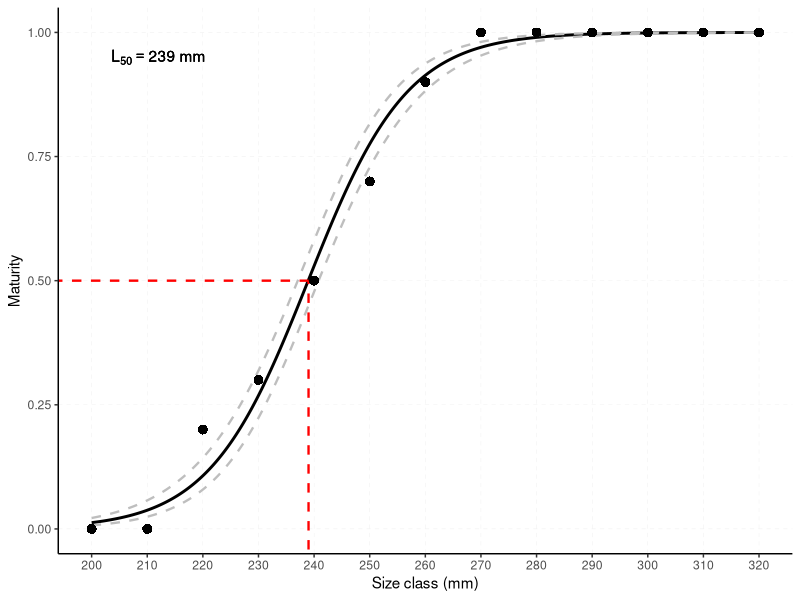
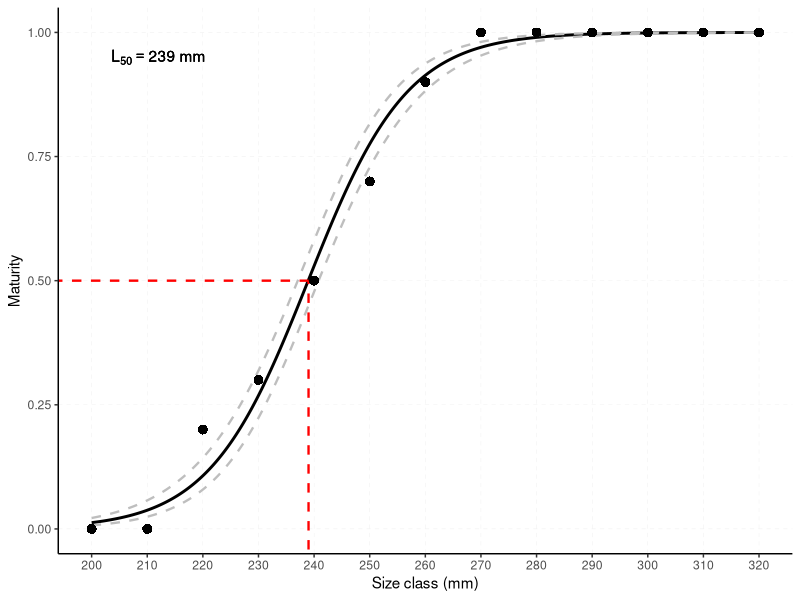

These figures' R source, in order:
## Size at maturity ##
## by Lucas Rodrigues 31/03/23 ##

# libraries
library(readxl)
library(car)
library(ggplot2)
library(emmeans)
library(dplyr)

# insert data
data <- read_excel("example_maturity_at_size.xlsx", sheet = "Plan1")

# frequentist Binomial model
mod <- glm(cbind(mature, total-mature) ~ class, data = data, family = binomial(link="logit"))
Anova(mod)

# generating data from model
yhat.df <- emmeans(mod, ~ class, at=list(class=seq(min(data$class),max(data$class),by=ifelse(max(data$class)>1000,1,.1))), type='response') %>%
  as.data.frame()

# choose the cutoff! ex. .5, .9, etc
prob_mat <- .5

# size at maturity
cut <- filter(yhat.df, prob >= prob_mat)

SzAtMat <- round(min(cut$class),1)
SzAtMat

# plot
ggplot() +
  geom_line(data = yhat.df, aes(y = prob, x = class), col="black", lty=1, lwd=1) +
  geom_line(data = yhat.df, aes(y = asymp.LCL, x = class), col="grey", lty=2, lwd=.8) +
  geom_line(data = yhat.df, aes(y = asymp.UCL, x = class), col="grey", lty=2, lwd=.8) +
  geom_segment(aes(x = -15, xend = SzAtMat, y = prob_mat, yend = prob_mat), color ="red", size =.8, linetype = "dashed")+
  geom_segment(aes(x = SzAtMat, xend = SzAtMat, y = -.5, yend = prob_mat), color ="red", size =.8, linetype = "dashed")+
  geom_point(data = data, aes(x = class, y = mature/total), colour = "black", shape = 16, size=3)+
  annotate(geom = "text",x = quantile(seq(min(data$class),max(data$class)),.1), y = .95, label = bquote(L[50] == .(SzAtMat) ~ "mm"), color = "black") +
  ylab("Maturity") +
  xlab("Size class (mm)") +
  scale_x_continuous(breaks = as.numeric(data$class)) +
  coord_cartesian(xlim = c(min(data$class),max(data$class)), ylim = c(0,1))+
   theme(panel.background = element_blank(),
        axis.line = element_line(colour = "black"),
        panel.grid.major = element_line(color = "grey90", linewidth = 0.1, linetype = 2), legend.position = 'none')

# saving plot
ggsave("image1.jpeg", width = 120, height = 100, units = c("mm"), dpi = 600)
